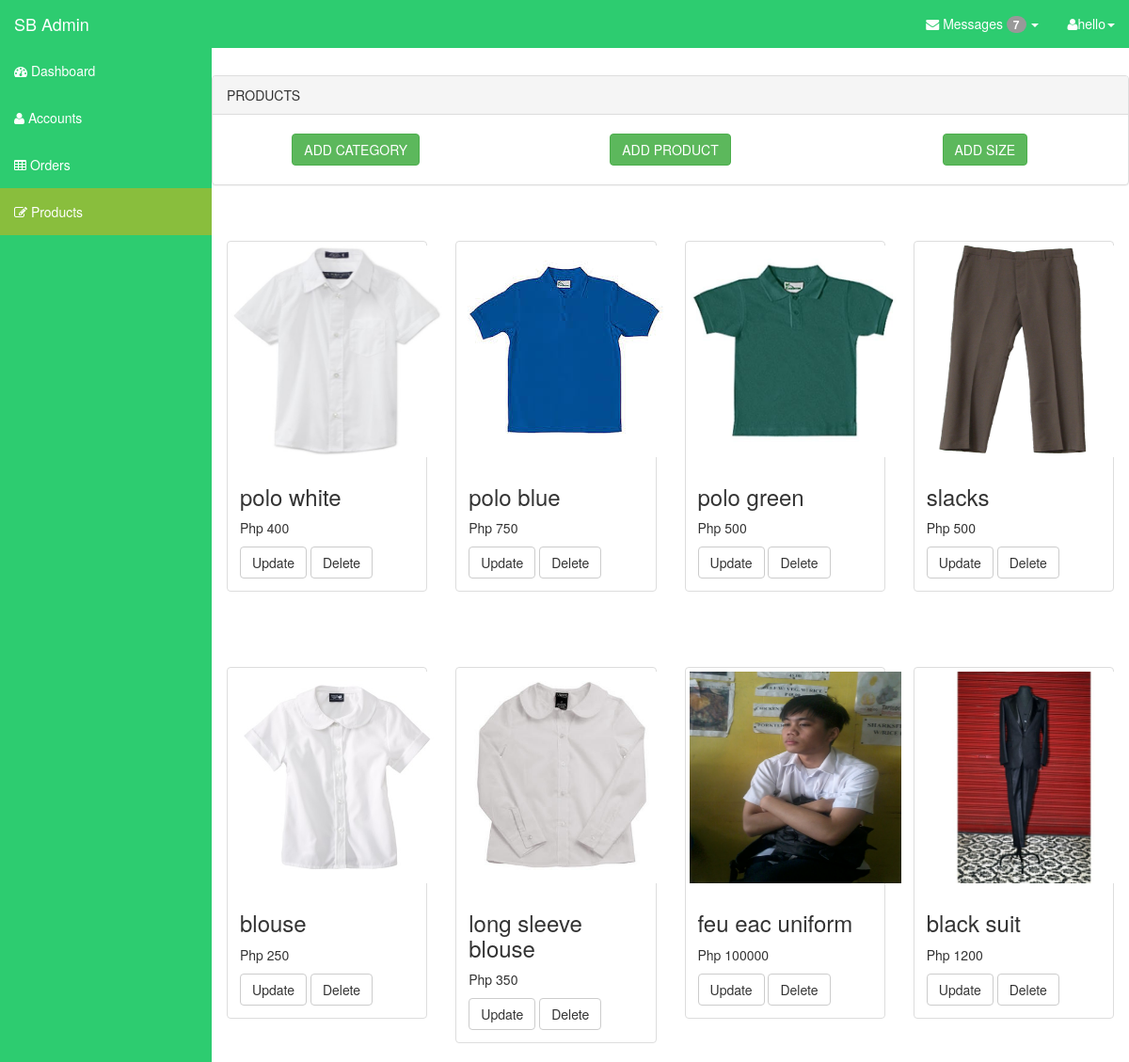
Screenshot of /sb-admin/products-cms.php (signed in) with the database file from the repository.
### tables this page shows
CREATE TABLE IF NOT EXISTS `products` (
  `id` int(15) NOT NULL AUTO_INCREMENT,
  `image` text NOT NULL,
  `name` text NOT NULL,
  `description` text NOT NULL,
  `price` int(15) NOT NULL,
  `category` int(15) NOT NULL,
  PRIMARY KEY (`id`)
);

### sb-admin/products-cms.php (the view, shortened to what this page needs)
<!DOCTYPE html>
<html lang="en">
  <head>
    <link href="css/bootstrap.css" rel="stylesheet">
    <link href="css/sb-admin.css" rel="stylesheet">
    <link rel="stylesheet" href="font-awesome/css/font-awesome.min.css">
    <link rel="stylesheet" href="http://cdn.oesmith.co.uk/morris-0.4.3.min.css">
  </head>
  <body>
    <div id="wrapper">
      <nav class="navbar navbar-inverse navbar-fixed-top" role="navigation">
        <div class="navbar-header">
          <a class="navbar-brand" href="index.php">SB Admin</a>
        </div>
        <div class="collapse navbar-collapse navbar-ex1-collapse">
            <ul class="nav navbar-nav side-nav">
            <li><a href="index.php"><i class="fa fa-dashboard"></i> Dashboard</a></li>
            <li><a href="accounts.php"><i class="fa fa-user"></i> Accounts</a></li>
            <li><a href="order.php"><i class="fa fa-table"></i> Orders</a></li>
            <li class="active"><a href="products-cms.php"><i class="fa fa-edit"></i> Products</a></li>
          </ul>
          <ul class="nav navbar-nav navbar-right navbar-user">
            <li class="dropdown messages-dropdown">
              <a href="#" class="dropdown-toggle" data-toggle="dropdown"><i class="fa fa-envelope"></i> Messages <span class="badge">7</span> <b class="caret"></b></a>
            </li>
            <li class="dropdown user-dropdown">
              <a href="#" class="dropdown-toggle" data-toggle="dropdown"><i class="fa fa-user"></i><?php echo $_SESSION['fname'];?><b class="caret"></b></a>
            </li>
          </ul>
        </div>
      </nav>
      <div id="page-wrapper">
        </div>
		<div class="panel panel-default">
                <div class="panel-heading">PRODUCTS</div>
		 <br>
		 <div class='row'>
		 <center>
			<div class='col-md-4'>
					<form action="add-category.php" method="POST">
                 <input type="submit" value="ADD CATEGORY" name="add" class="btn btn-success"/>
				  </form>
				<br>
			</div>
			<div class='col-md-4'>
					<form action="add-products.php" method="POST">
                 <input type="submit" value="ADD PRODUCT" name="add" class="btn btn-success"/>
				  </form>
				<br>
			</div>
			<div class='col-md-4'>
				 <form action="add-products.php" method="POST">
                 <input type="submit" value="ADD SIZE" name="add" class="btn btn-success"/>
				  </form>
				  <br>
			</div>
			</center>
		 </div>
			<?php
				$querry = mysql_query("SELECT * FROM products");
				while($rows = mysql_fetch_assoc($querry))
				{
						$id = $rows['id'];
						$name = $rows['name'];
						$price = $rows['price'];
						$image = $rows['image'];
			?>
            <div class="col-lg-3 col-md-6 hero-feature">
			<br><br><br>
                <div class="thumbnail">
					<div>
                    <img src="image/products/<?php echo $image; ?>" alt="" width="225px" height="225px">
                    </div>
					<div class="caption">
                        <h3><?php echo $name;?></h3>
                        <p><?php echo "Php " . $price;?></p>
                     <a href="edit-products.php?id=<?php echo $id ?>" class="btn btn-default">Update</a>
						 <a href="deleteproducts.php?id=<?php echo $id ?>" class="btn btn-default">Delete</a>
                    </div>
                </div>
            </div>
			<?php } ?>
            </div>
        </div>
  </body>
</html>

### sb-admin/css/sb-admin.css (style rules this page uses)
body { margin-top: 50px; }
#wrapper { padding-left: 0; }
#page-wrapper { width: 100%; padding: 5px 15px; }
@media (min-width:768px) { #wrapper { padding-left: 225px; } }
@media (min-width:768px) { #page-wrapper { padding: 15px 25px; } }
@media (min-width:768px) { .side-nav { margin-left: -225px; left: 225px; width: 225px; position: fixed; top: 50px; height: 100%; border-radius: 0; border: none; background-color: #2dcc70; overflow-y: auto; } }
@media (min-width:768px) { .side-nav>li>a { width: 225px; } }
@media (min-width:768px) { .navbar-collapse { padding-left: 15px !important; padding-right: 15px !important; } }

### rows the page displays
products: image (picture), name "polo white", price "400"
products: image (picture), name "polo blue", price "750"
products: image (picture), name "polo green", price "500"
products: image (picture), name "slacks", price "500"
products: image (picture), name "blouse", price "250"
products: image (picture), name "long sleeve blouse", price "350"
products: image (picture), name "feu eac uniform", price "100000"
products: image (picture), name "black suit", price "1200"

### other values shown
$_SESSION['fname'] "hello"
